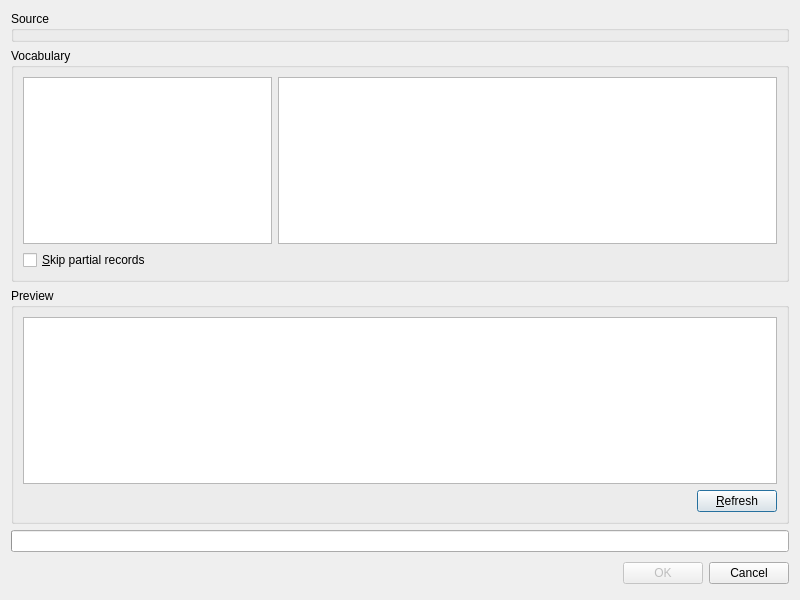
<?xml version="1.0" encoding="UTF-8"?>
<ui version="4.0">
 <class>qdWordsImport</class>
 <widget class="QDialog" name="qdWordsImport">
  <property name="geometry">
   <rect>
    <x>0</x>
    <y>0</y>
    <width>800</width>
    <height>600</height>
   </rect>
  </property>
  <property name="windowTitle">
   <string>Words Import</string>
  </property>
  <layout class="QVBoxLayout" name="verticalLayout">
   <item>
    <widget class="QGroupBox" name="qgbSource">
     <property name="title">
      <string>Source</string>
     </property>
    </widget>
   </item>
   <item>
    <widget class="QGroupBox" name="groupBox_2">
     <property name="title">
      <string>Vocabulary</string>
     </property>
     <layout class="QVBoxLayout" name="verticalLayout_3">
      <item>
       <layout class="QHBoxLayout" name="horizontalLayout_3">
        <item>
         <widget class="QTreeView" name="qtvCategories">
          <property name="sizePolicy">
           <sizepolicy hsizetype="Expanding" vsizetype="Expanding">
            <horstretch>1</horstretch>
            <verstretch>0</verstretch>
           </sizepolicy>
          </property>
          <property name="rootIsDecorated">
           <bool>false</bool>
          </property>
         </widget>
        </item>
        <item>
         <widget class="QTreeView" name="qtvFields">
          <property name="sizePolicy">
           <sizepolicy hsizetype="Expanding" vsizetype="Expanding">
            <horstretch>2</horstretch>
            <verstretch>0</verstretch>
           </sizepolicy>
          </property>
          <property name="rootIsDecorated">
           <bool>false</bool>
          </property>
          <attribute name="headerStretchLastSection">
           <bool>false</bool>
          </attribute>
         </widget>
        </item>
       </layout>
      </item>
      <item>
       <widget class="QCheckBox" name="qcbSkipPartialRecords">
        <property name="text">
         <string>&amp;Skip partial records</string>
        </property>
       </widget>
      </item>
     </layout>
    </widget>
   </item>
   <item>
    <widget class="QGroupBox" name="groupBox">
     <property name="title">
      <string>Preview</string>
     </property>
     <layout class="QVBoxLayout" name="verticalLayout_2">
      <item>
       <widget class="QTableWidget" name="qtwPreview"/>
      </item>
      <item>
       <layout class="QHBoxLayout" name="horizontalLayout_2">
        <item>
         <spacer name="horizontalSpacer">
          <property name="orientation">
           <enum>Qt::Horizontal</enum>
          </property>
          <property name="sizeHint" stdset="0">
           <size>
            <width>40</width>
            <height>20</height>
           </size>
          </property>
         </spacer>
        </item>
        <item>
         <widget class="QPushButton" name="qpbPreviewRefresh">
          <property name="text">
           <string>&amp;Refresh</string>
          </property>
         </widget>
        </item>
       </layout>
      </item>
     </layout>
    </widget>
   </item>
   <item>
    <widget class="QProgressBar" name="qpbProgress">
     <property name="textVisible">
      <bool>false</bool>
     </property>
    </widget>
   </item>
   <item>
    <layout class="QHBoxLayout">
     <property name="spacing">
      <number>6</number>
     </property>
     <property name="margin">
      <number>0</number>
     </property>
     <item>
      <spacer>
       <property name="orientation">
        <enum>Qt::Horizontal</enum>
       </property>
       <property name="sizeHint" stdset="0">
        <size>
         <width>131</width>
         <height>31</height>
        </size>
       </property>
      </spacer>
     </item>
     <item>
      <widget class="QPushButton" name="qpbOk">
       <property name="enabled">
        <bool>false</bool>
       </property>
       <property name="text">
        <string>OK</string>
       </property>
      </widget>
     </item>
     <item>
      <widget class="QPushButton" name="cancelButton">
       <property name="text">
        <string>Cancel</string>
       </property>
      </widget>
     </item>
    </layout>
   </item>
  </layout>
 </widget>
 <resources/>
 <connections>
  <connection>
   <sender>qpbOk</sender>
   <signal>clicked()</signal>
   <receiver>qdWordsImport</receiver>
   <slot>accept()</slot>
   <hints>
    <hint type="sourcelabel">
     <x>278</x>
     <y>253</y>
    </hint>
    <hint type="destinationlabel">
     <x>96</x>
     <y>254</y>
    </hint>
   </hints>
  </connection>
  <connection>
   <sender>cancelButton</sender>
   <signal>clicked()</signal>
   <receiver>qdWordsImport</receiver>
   <slot>reject()</slot>
   <hints>
    <hint type="sourcelabel">
     <x>369</x>
     <y>253</y>
    </hint>
    <hint type="destinationlabel">
     <x>179</x>
     <y>282</y>
    </hint>
   </hints>
  </connection>
 </connections>
</ui>
